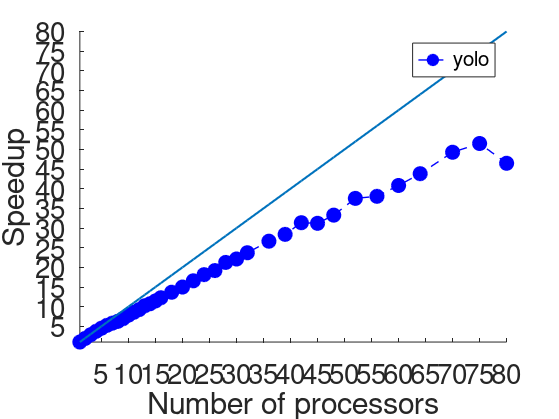
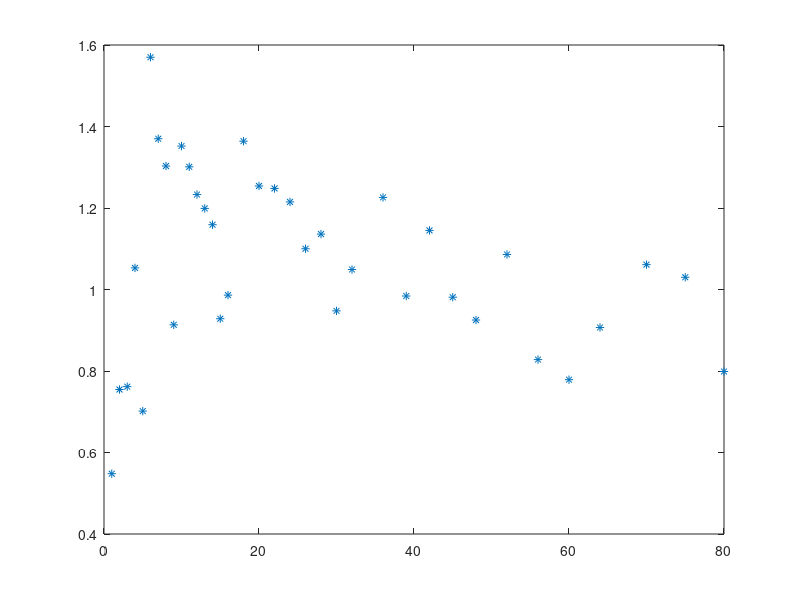
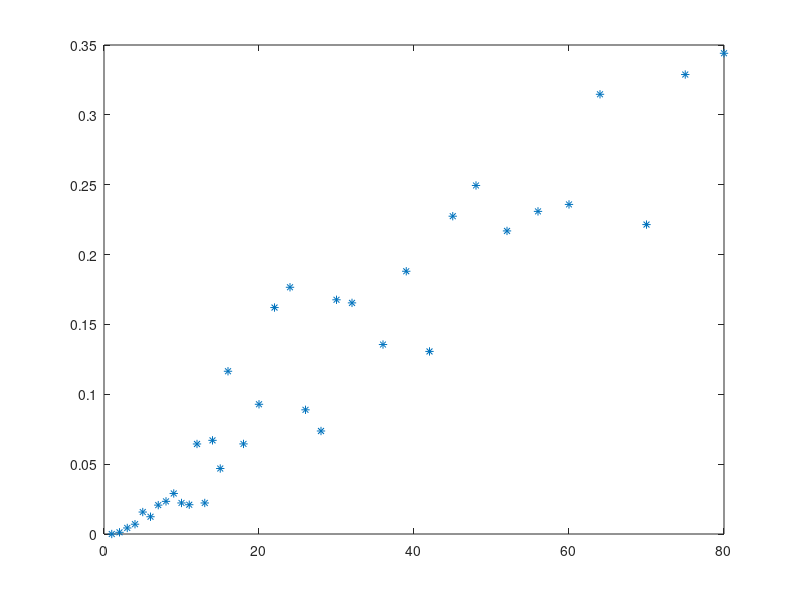

The MATLAB source for these figures, in order:
clc; clear all; close all; 

t_iter = [ 184.5 95.56 64.72 49.48 40.84 35.2 31.84 29.51 26.58 23.54 21.52 19.91 18.05 17.17 16.1 15.04 13.5 12.31 11.13 10.17 9.62 8.68 8.339 7.78 6.922 6.498 5.884 5.913 5.544 4.914 4.846 4.519 4.21 3.744 3.582 3.97];


t_setup = [0.548 0.7546 0.7616 1.053 0.7016 1.57 1.37 1.303 0.9134 1.352 1.301 1.233 1.199 1.159 0.9283 0.9862 1.364 1.254 1.248 1.215 1.1 1.136 0.9476 1.049 1.226 0.984 1.145 0.9811 0.9251 1.086 0.828 0.7787 0.9068 1.061 1.03 0.7988];

t_send = [0 0.1164 0.2794 0.347 0.6421 0.435 0.6582 0.6895 0.7711 0.523 0.4511 1.283 0.4009 1.151 0.7546 1.752 0.8706 1.143 1.804 1.796 0.8551 0.64 1.398 1.287 0.9387 1.222 0.7689 1.345 1.383 1.066 1.119 1.066 1.325 0.8292 1.178 1.366];



size(t_iter)

t_speedup = 1./(t_iter./t_iter(1));




x = [1 2 3 4 5 6 7 8 9 10 11 12 13 14 15 16 18 20 22 24 26 28 30 32 36 39 42 45 48 52 56 60 64 70 75 80];

figure(); 
plot(x,t_setup,'*')

figure(); 
plot(x,t_send./t_iter,'*')




figure();
hold on; 
plot(x,t_speedup,'--bo', 'LineWidth', 1, 'MarkerSize', 10, 'MarkerEdgeColor', 'b', 'MarkerFaceColor', 'b'); 
plot(x,x, 'LineWidth', 1.5)

LEG1 = legend('yolo');

fSize = 20; 
legSize = 15; 
xlabel('Number of processors', 'FontSize',fSize)
ylabel('Speedup', 'FontSize',fSize)
axis([1,80,1,80])
set(gca,'xtick',0:5:80, 'FontSize',fSize)
set(gca,'ytick',0:5:80)
set(LEG1,'FontSize',legSize);



set(gcf,'Units','inches');
screenposition = get(gcf,'Position');
set(gcf,...
    'PaperPosition',[0 0 screenposition(3:4)],...
    'PaperSize',[screenposition(3:4)]);
print -dpdf -painters epsFig

%}



